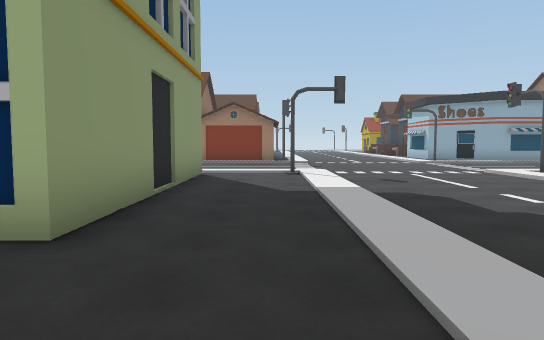
[1] (above)

24 first-person views from a walk through a scene from a Unity 3-D project. The camera is 1.5 m above the floor, tilts 4° down and sees 70° across. The floor is counted in squares, 2 m on a side. Each view is taken from the middle of a square. On the plan, view 1 faces up. The plan holds only what a view shows up to about 12 squares ahead; the rest is blank. The place goes on beyond the plan. The player is left out.

[2]
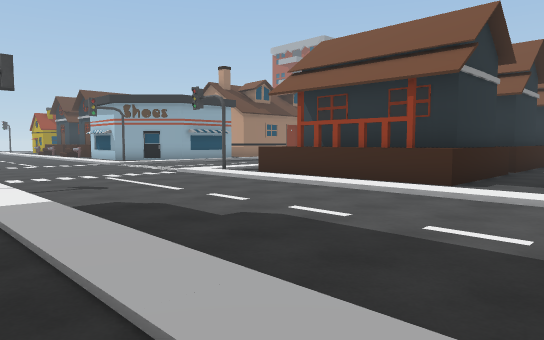

[3]
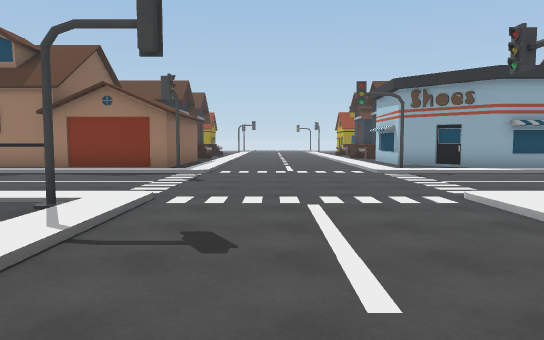

[4]
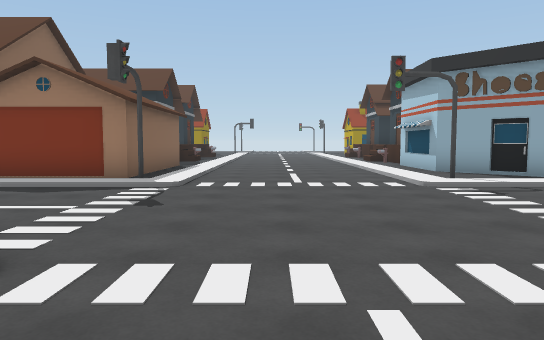

[5]
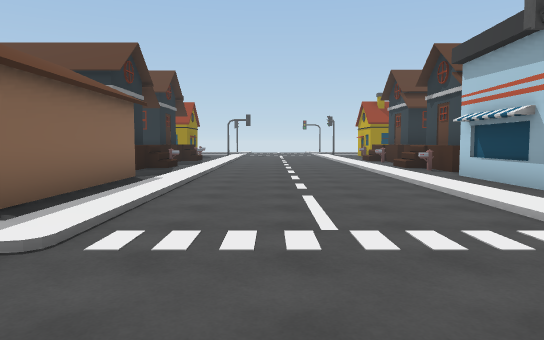

[6]
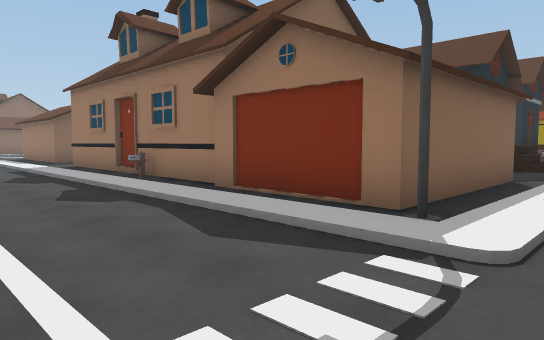

[7]
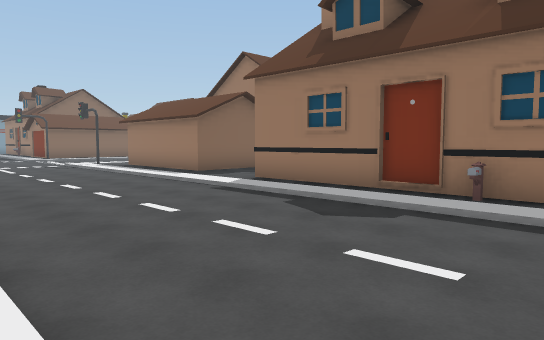

[8]
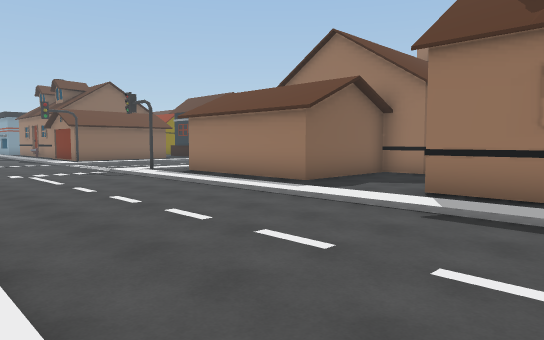

[9]
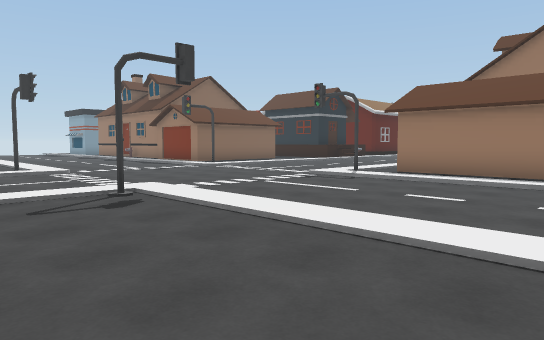

[10]
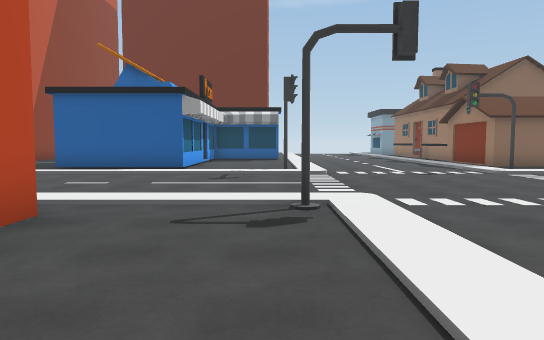

[11]
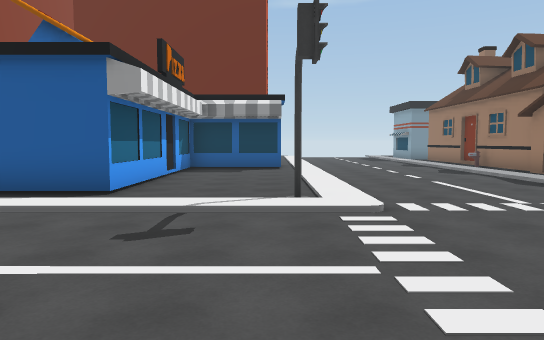

[12]
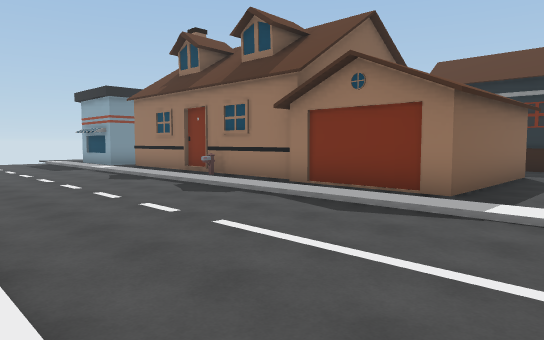

[13]
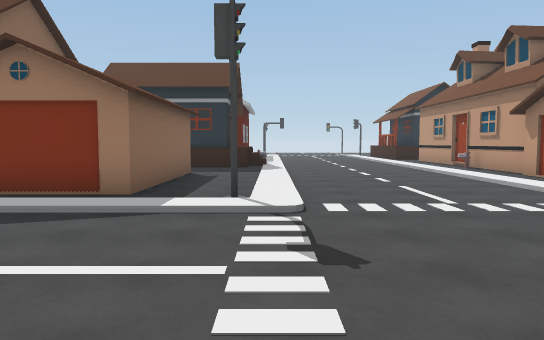

[14]
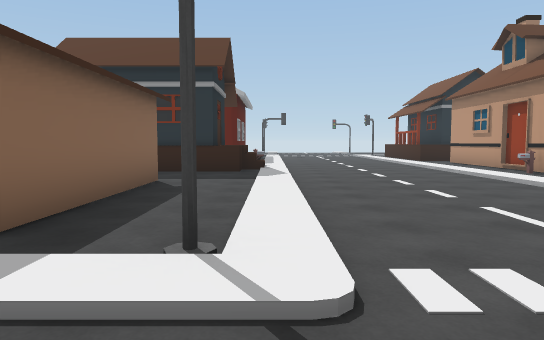

[15]
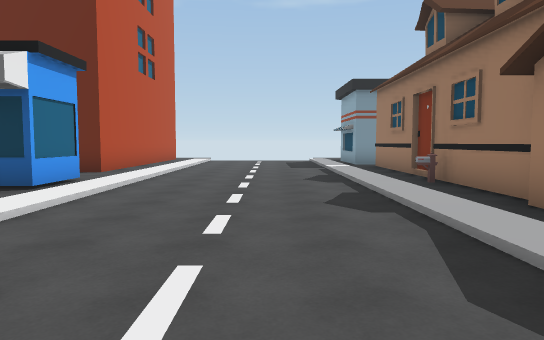

[16]
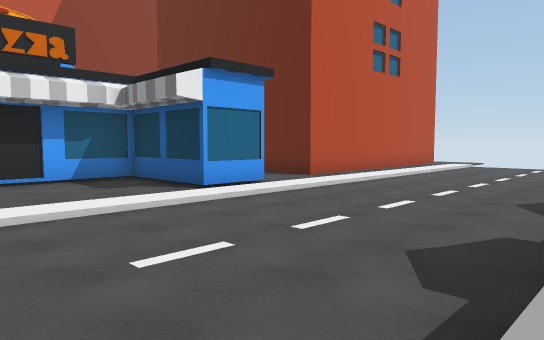

[17]
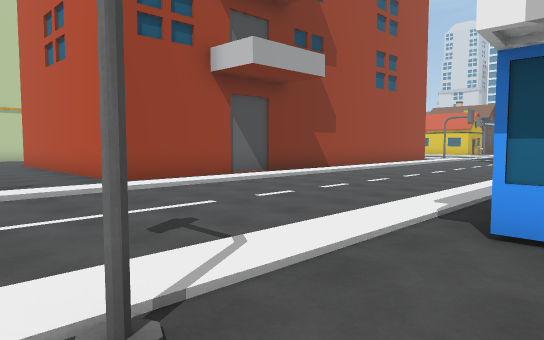

[18]
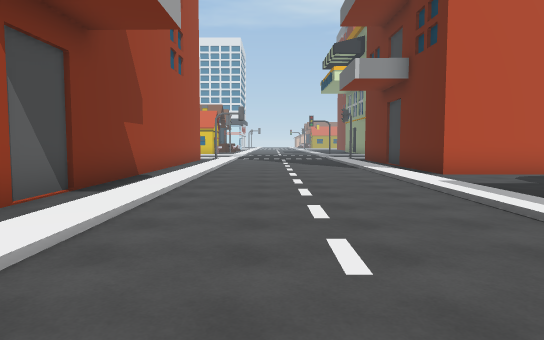

[19]
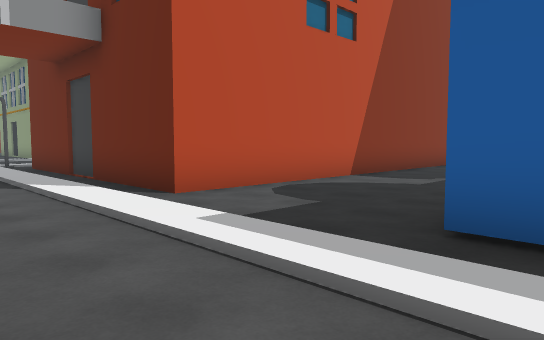

[20]
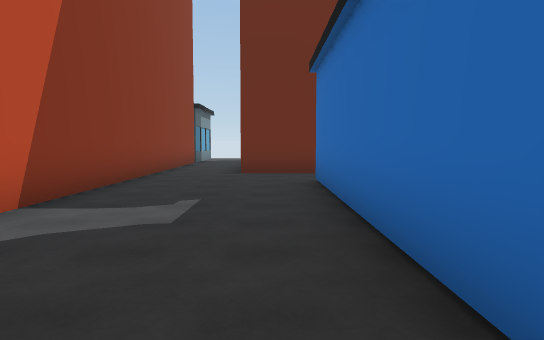

[21]
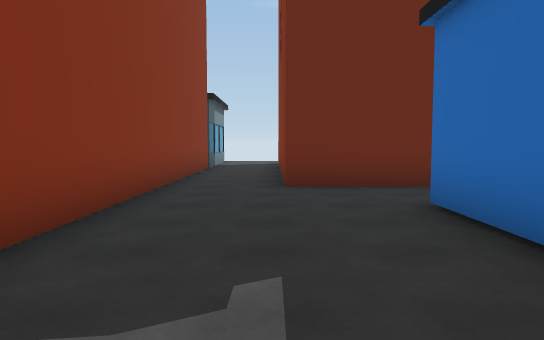

[22]
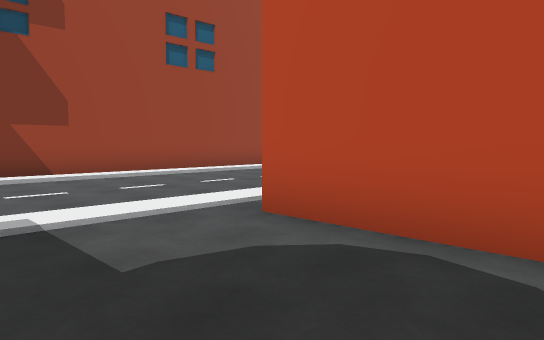

[23]
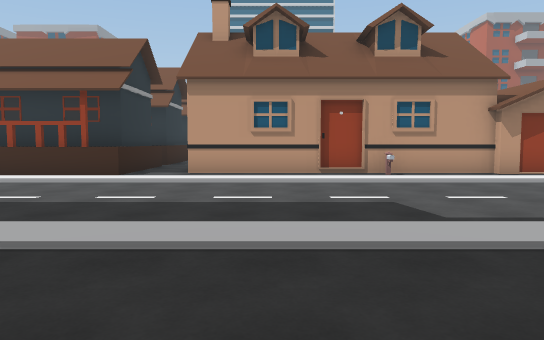

[24]
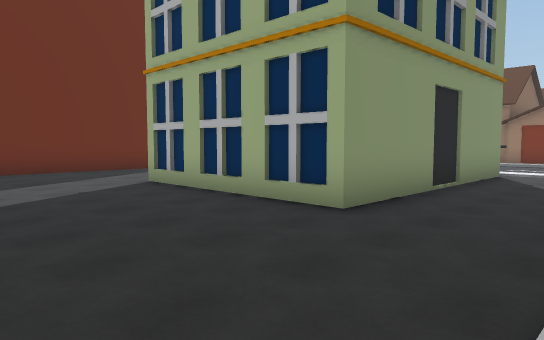

### Floor plan
Points are (right, up) in squares from view 1. A wall is a line through its corners. A room is listed if a view was taken in it or the views show most of it. See-through windows are left out.
Room 1 (views 1, 2, 3, 4, 5, 6, 7, 8, 9, 10, 11, 12, 13, 14, 15, 16, 17, 18, 19, 20, 21, 22, 23, 24)
walls: (-10.4, 4.6) (-10.4, 1); (-12.1, 19.6) (-13.3, 19.6) (-13.3, 16.3) (-17.9, 16.3); (-17.8, 18.9) (-17.8, 19.6); (-3.4, 16.1) (-10.8, 16.1); (-1.7, 9.4) (-1.7, 2.9) (-6.6, 2.9); (-17.6, 19.9) (-17.6, 24.5); (-0.4, 15.9) (-3.2, 15.9); (0.1, 20.4) (0.1, 16.4); (-26.1, 2.9) (-32.5, 2.9); (-18, -4.5) (-18, 6.5) (-12.4, 6.5); (-26.2, 20.5) (-26.2, 16.1) (-37, 16.1); (-32.5, 9.3) (-31, 9.3) (-31, 6.5) (-25, 6.5) (-25, 2.8); (9.3, 15.7) (7.2, 17.9) (7.2, 20.6); (10.5, 15.9) (9.1, 15.9); (-34.6, 3.8) (-34.6, 1.2) (-36.9, 1.2); (7.4, -4.5) (7.4, 2.1); (-37.5, 8.8) (-34.6, 8.8) (-34.6, 7.1); (-37.5, -0.9) (-25, -0.9) (-25, -4.5)
ways out: opening at (-17, 22); opening at (8, -3.5)
objects: mailbox (-32, 16); house (-29, 23) to (-26, 24); other object (-25, 9) to (-24, 9); other object (-25, 16); other object (-18, 9); other object (-18, 16); mailbox (-18, 22); mailbox (-6, 16); house (-5, 23) to (-2, 24); other object (0, 9) to (1, 9); other object (0, 16); other object (7, -3); house (7, 4) to (10, 7); other object (7, 9); other object (7, 16); mailbox (7, 22); house (8, 23) to (8, 24)

Where each view was taken, in squares from view 1:
view 1: 0 up, 0 right, facing up
view 2: 1 up, 0 right, facing up-right
view 3: 5 up, 3 right, facing up
view 4: 8 up, 3 right, facing up
view 5: 12 up, 3 right, facing up
view 6: 12 up, 2 right, facing up-left
view 7: 10 up, 4 left, facing up-left
view 8: 10 up, 8 left, facing up-left
view 9: 7 up, 13 left, facing up-left
view 10: 9 up, 14 left, facing left
view 11: 9 up, 19 left, facing left
view 12: 10 up, 24 left, facing up-left
view 13: 10 up, 24 left, facing up
view 14: 13 up, 24 left, facing up
view 15: 13 up, 25 left, facing left
view 16: 15 up, 27 left, facing down-left
view 17: 10 up, 26 left, facing down-right
view 18: 8 up, 21 left, facing down
view 19: 4 up, 22 left, facing down-left
view 20: 2 up, 25 left, facing left
view 21: 1 up, 28 left, facing left
view 22: 2 up, 28 left, facing down-right
view 23: 0 up, 2 left, facing right
view 24: 1 down, 1 right, facing up-left
